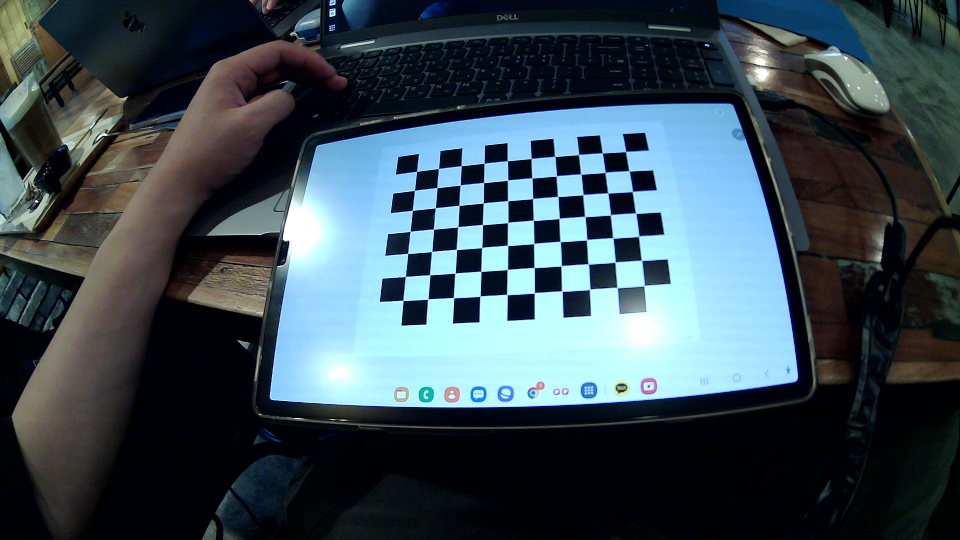
#> input picture opencv/track_detection/callibration/images/image1.png, 1920 x 1080 px, given in place of the camera (shown at 1/2 size)
$ python yuv_hsv_test.py
#> lines starting #> are read from the running program, lines starting #| are printed output that depends on the picture; after the words box and inside, x2 and y2 are one past the last pixel; in counts of white or black regions, pixels touching at a corner belong together
#> in main, image is the input picture: shape (1080, 1920, 3); mean B, G, R 83.4, 74.8, 58.7
import cv2
import numpy as np
import pyrealsense2 as rs

import matplotlib.pyplot as plt

cam_num = 5

def hsv_detection(img, lower=(110,50,50), upper=(130,255,255)) :
    gaussian = cv2.GaussianBlur(img, (0, 0), 1)
    hsv_img = cv2.cvtColor(gaussian, cv2.COLOR_BGR2HSV)

    hsv_lower = np.array(lower)
    hsv_upper = np.array(upper)

    hsv_mask = cv2.inRange(hsv_img, hsv_lower, hsv_upper)

    filterd = cv2.bitwise_and(hsv_img, hsv_img, mask=hsv_mask)
    filterd_img = cv2.cvtColor(filterd, cv2.COLOR_HSV2BGR)

    return filterd_img

def yuv_detection(img) :
    gaussian = cv2.GaussianBlur(img, (0, 0), 1)
    yuv_img = cv2.cvtColor(gaussian, cv2.COLOR_BGR2YUV)
#> yuv_img: shape (1080, 1920, 3); mean of channels 0, 1, 2 70.9, 134.1, 117.2
    Y_img, U_img, V_img = cv2.split(yuv_img)
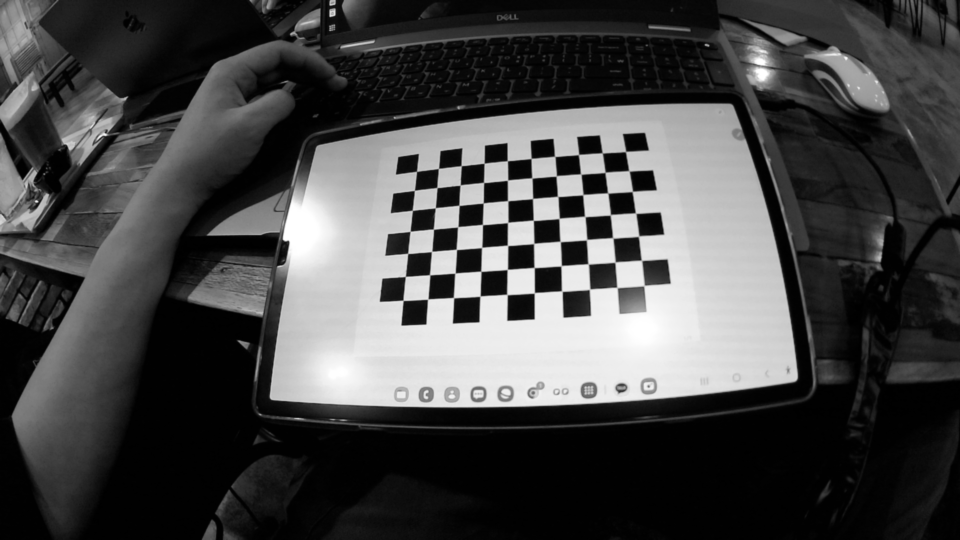
#> Y_img: shape (1080, 1920) (shown at 1/2 size); min 0, max 255, mean 70.9
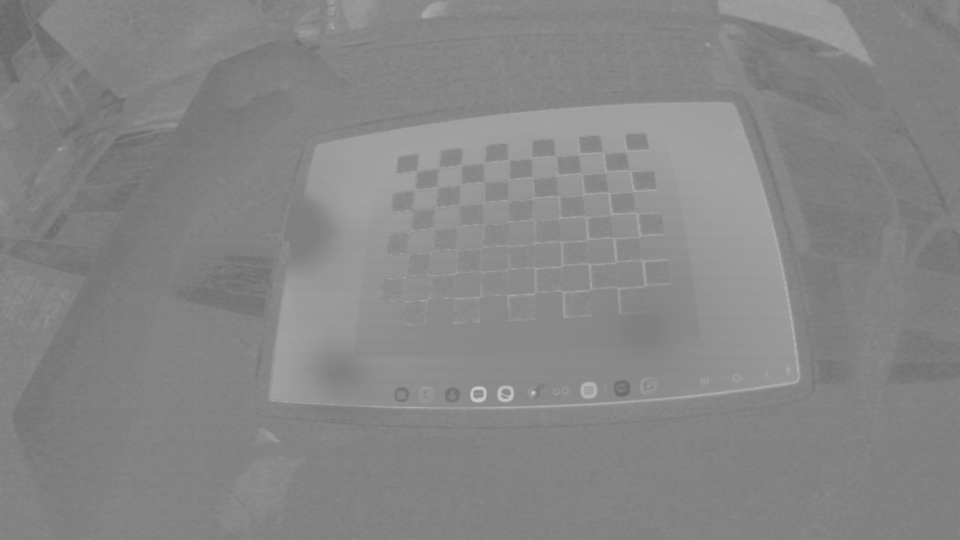
#> U_img: shape (1080, 1920) (shown at 1/2 size); min 100, max 201, mean 134.1
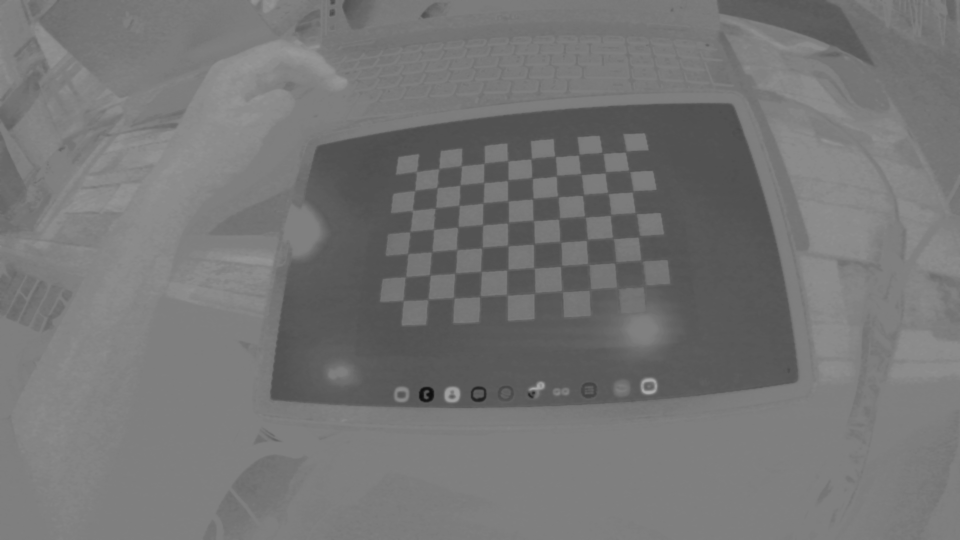
#> V_img: shape (1080, 1920) (shown at 1/2 size); min 14, max 176, mean 117.2

    rescale = np.clip(U_img - V_img, 0, 255).astype(np.uint8)
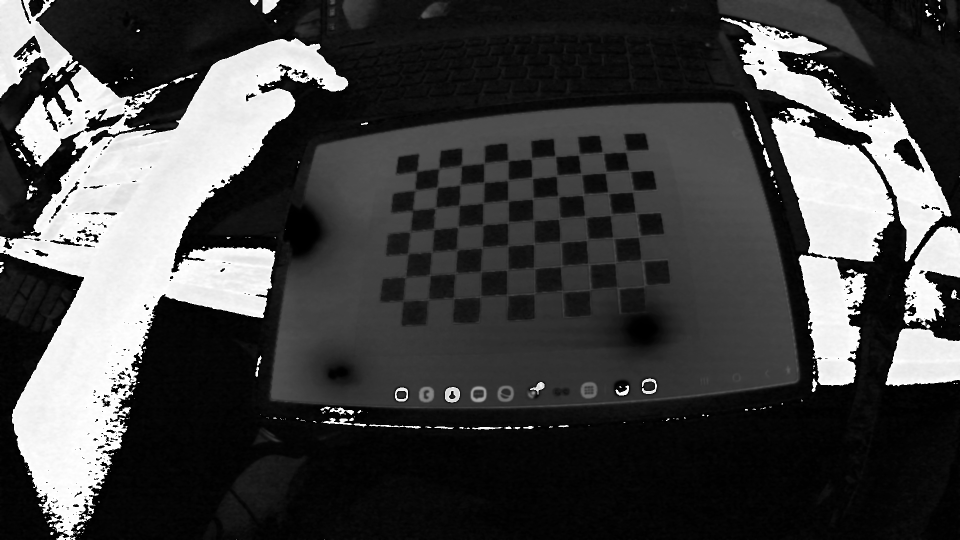
#> rescale: shape (1080, 1920) (shown at 1/2 size); min 0, max 255, mean 67.2
    ret,U_img_treated = cv2.threshold(U_img, 140, 255, cv2.THRESH_BINARY)
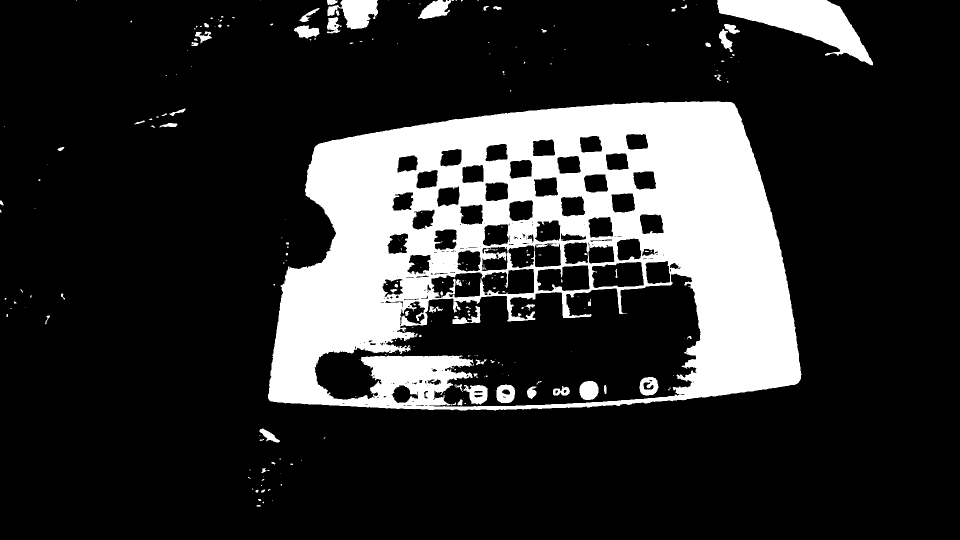
#> U_img_treated: shape (1080, 1920) (shown at 1/2 size); 18.8% white; 253 white regions (181 under 20 px), largest, box (x1, y1, x2, y2) and area: (536, 202, 1603, 821) 354498, (1434, 0, 1746, 131) 17106, (655, 0, 756, 59) 3612
    if ret :
        filterd = cv2.bitwise_and(img, img, mask=U_img_treated)
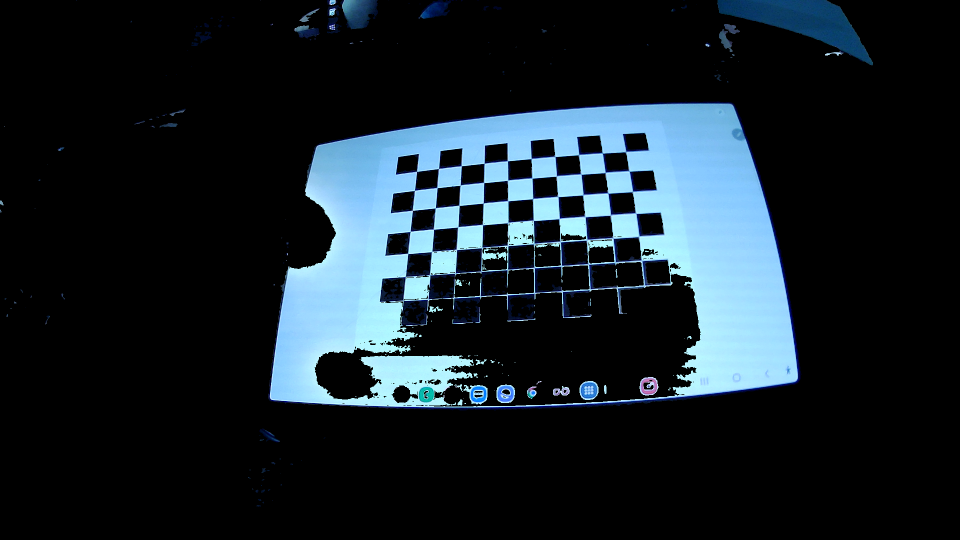
#> filterd: shape (1080, 1920, 3) (shown at 1/2 size); mean B, G, R 41.7, 34.8, 24.3
        # cv2.imshow("U_img", U_img)
        # cv2.imshow("V_img", V_img)
        cv2.imshow("rescale",rescale)
        cv2.imshow("UUUU", filterd)


def main() :

    cap = cv2.VideoCapture(cam_num)

    while True :
        ret, image = cap.read()

        if not ret :
            print("fail")

        else :

            yuv_detection(image)
            hsv = hsv_detection(image)
#> in hsv_detection, `hsv_img = cv2.cvtColor(gaussian, cv2.COLOR_BGR2HSV)`: hsv_img: shape (1080, 1920, 3); mean H, S, V 90.9, 149.3, 87.4
#> in hsv_detection, `hsv_mask = cv2.inRange(hsv_img, hsv_lower, hsv_upper)`: hsv_mask: shape (1080, 1920); 1.3% white; 607 white regions (465 under 20 px), largest, box (x1, y1, x2, y2) and area: (634, 204, 1601, 819) 7989, (843, 3, 896, 36) 851, (536, 645, 669, 812) 825
#> in hsv_detection, `filterd = cv2.bitwise_and(hsv_img, hsv_img, mask=hsv_mask)`: filterd: shape (1080, 1920, 3); mean H, S, V 1.5, 2.5, 1.2
#> in hsv_detection, `filterd_img = cv2.cvtColor(filterd, cv2.COLOR_HSV2BGR)`:
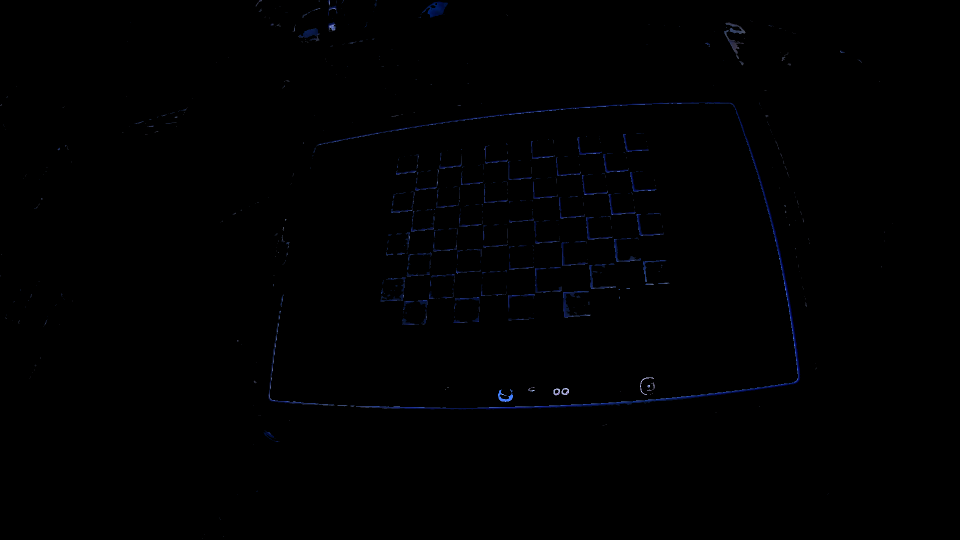
#> filterd_img: shape (1080, 1920, 3) (shown at 1/2 size); mean B, G, R 1.2, 0.5, 0.3

            cv2.imshow("hsv", hsv)


            # Y_img = np.clip(Y_img* 1.5, 0 ,255).astype(np.uint8)
            # up_scale = cv2.merge([Y_img,U_img,V_img])


            cv2.imshow("origin_img", image)
            # [4 lines of commented-out code are left out]


            key = cv2.waitKey(1)
#> (key q is pressed here)
            if key == ord('q') :
                break
    cap.release()
    cv2.destroyAllWindows()

if __name__ == "__main__" :
    main()

$ run again, on opencv/track_detection/callibration/images/image10.png
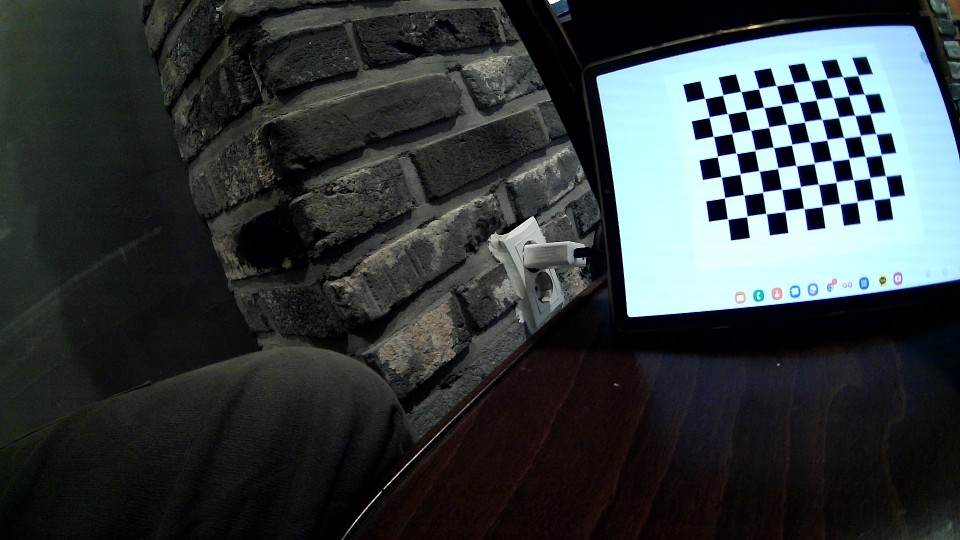
#> input picture opencv/track_detection/callibration/images/image10.png, 1920 x 1080 px, given in place of the camera (shown at 1/2 size)
#> in main, image is the input picture: shape (1080, 1920, 3); mean B, G, R 61.1, 60, 52.7
#> yuv_img: shape (1080, 1920, 3); mean of channels 0, 1, 2 58, 129.6, 123.3
#> in yuv_detection, `ret,U_img_treated = cv2.threshold(U_img, 140, 255, cv2.THRESH_BINARY)`:
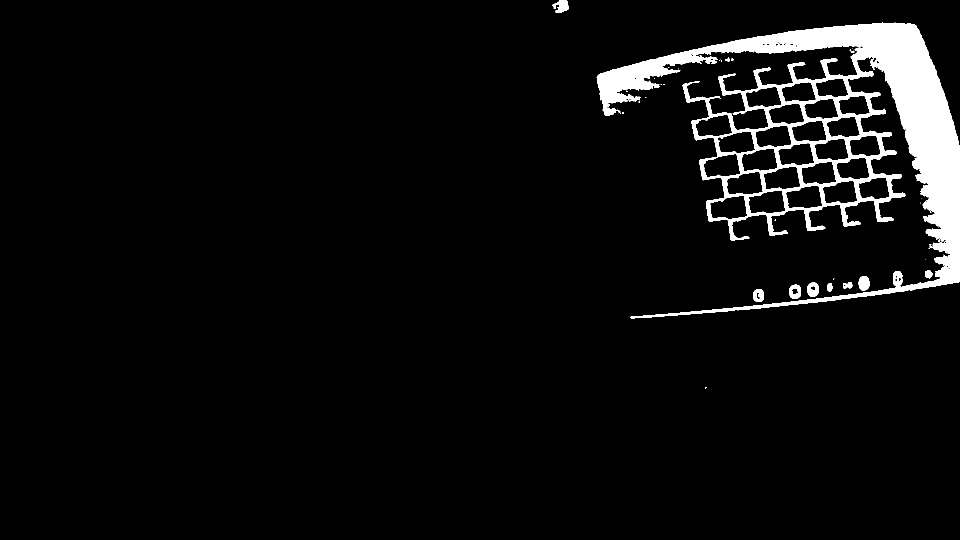
#> U_img_treated: shape (1080, 1920) (shown at 1/2 size); 5% white; 42 white regions (31 under 20 px), largest, box (x1, y1, x2, y2) and area: (1193, 45, 1920, 637) 100960, (1104, 0, 1138, 26) 553, (1717, 552, 1739, 581) 528
#> hsv_img: shape (1080, 1920, 3); mean H, S, V 76.7, 87, 64.6
#> hsv_mask: shape (1080, 1920); 1.2% white; 370 white regions (303 under 20 px), largest, box (x1, y1, x2, y2) and area: (1192, 47, 1920, 315) 3877, (1260, 560, 1920, 636) 2119, (1609, 415, 1649, 461) 485
#> in hsv_detection, `filterd_img = cv2.cvtColor(filterd, cv2.COLOR_HSV2BGR)`:
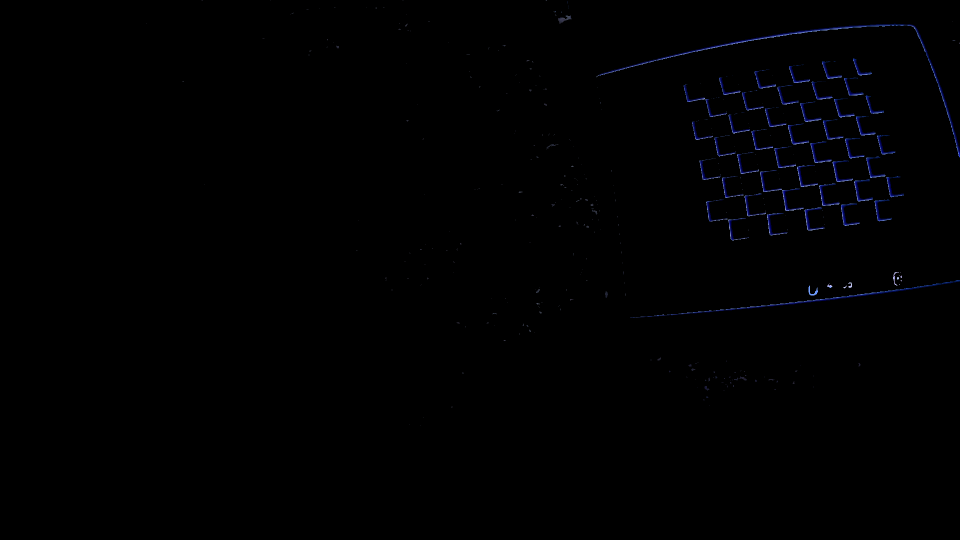
#> filterd_img: shape (1080, 1920, 3) (shown at 1/2 size); mean B, G, R 1.3, 0.5, 0.4

$ run again, on opencv/track_detection/callibration/images/image11.png
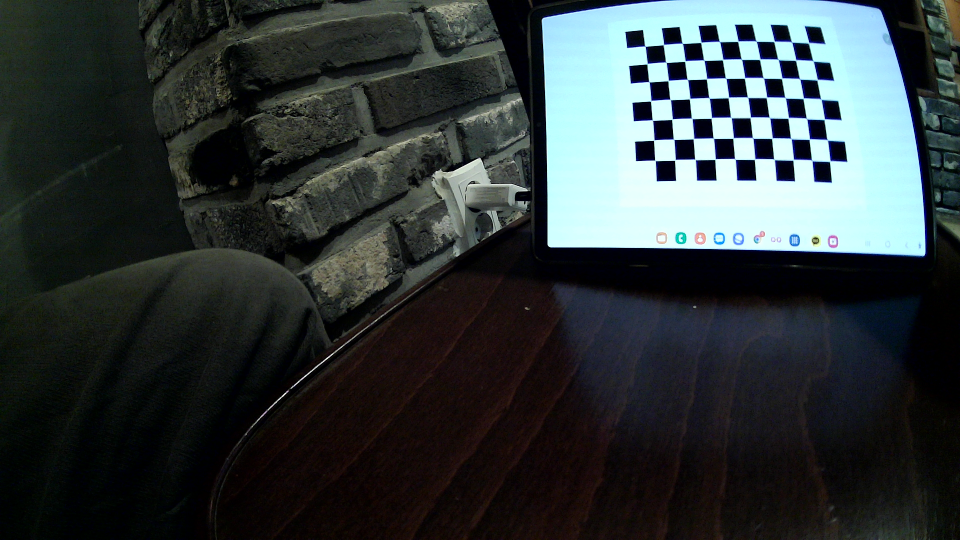
#> input picture opencv/track_detection/callibration/images/image11.png, 1920 x 1080 px, given in place of the camera (shown at 1/2 size)
#> in main, image is the input picture: shape (1080, 1920, 3); mean B, G, R 58.3, 57.7, 49.9
#> yuv_img: shape (1080, 1920, 3); mean of channels 0, 1, 2 55.4, 129.5, 123.1
#> in yuv_detection, `ret,U_img_treated = cv2.threshold(U_img, 140, 255, cv2.THRESH_BINARY)`:
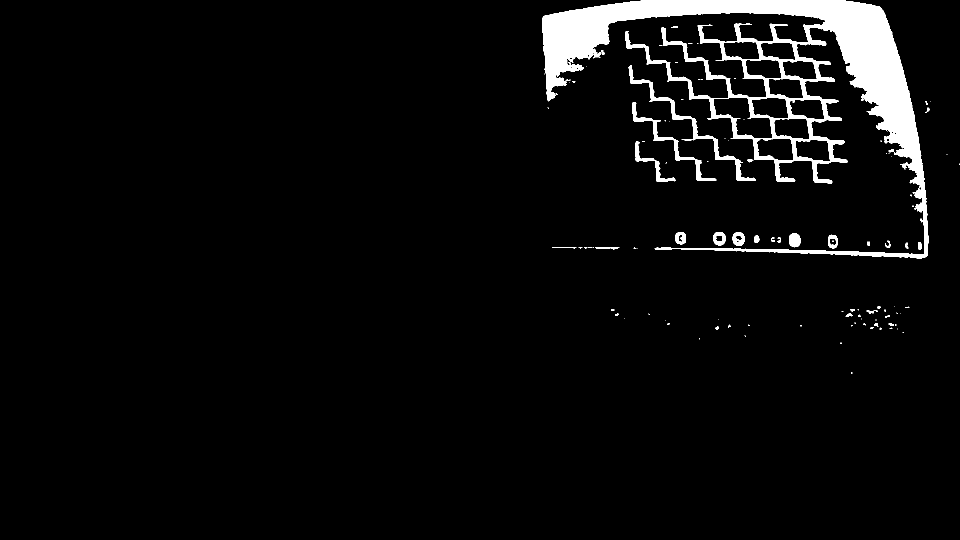
#> U_img_treated: shape (1080, 1920) (shown at 1/2 size); 4.5% white; 109 white regions (74 under 20 px), largest, box (x1, y1, x2, y2) and area: (1084, 0, 1858, 517) 82991, (1257, 131, 1512, 362) 3091, (1264, 205, 1433, 362) 2051
#> hsv_img: shape (1080, 1920, 3); mean H, S, V 75.1, 106.9, 62.9
#> hsv_mask: shape (1080, 1920); 2.7% white; 319 white regions (240 under 20 px), largest, box (x1, y1, x2, y2) and area: (1109, 572, 1634, 748) 33777, (1643, 0, 1856, 516) 2908, (1609, 645, 1676, 705) 1033
#> in hsv_detection, `filterd_img = cv2.cvtColor(filterd, cv2.COLOR_HSV2BGR)`:
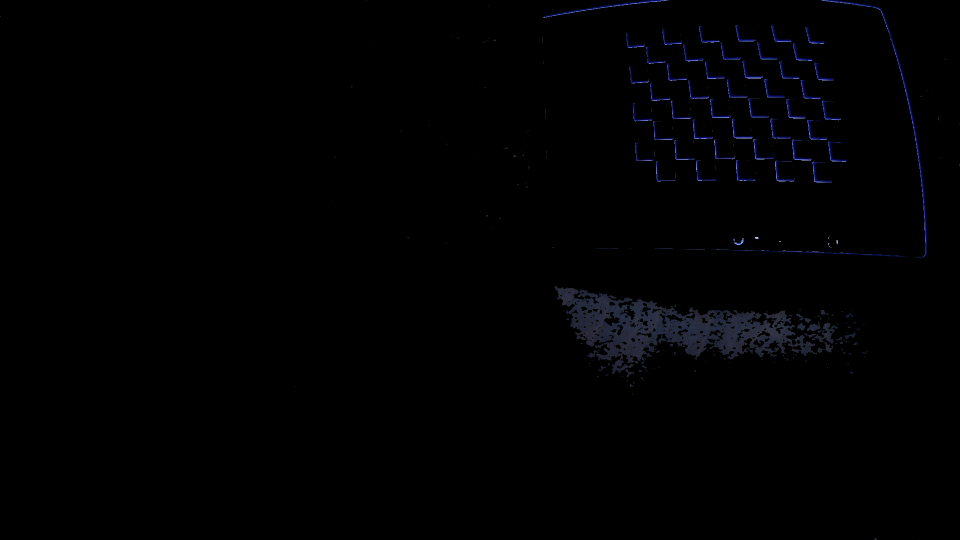
#> filterd_img: shape (1080, 1920, 3) (shown at 1/2 size); mean B, G, R 2.1, 1.1, 1

$ run again, on opencv/track_detection/callibration/images/image12.png
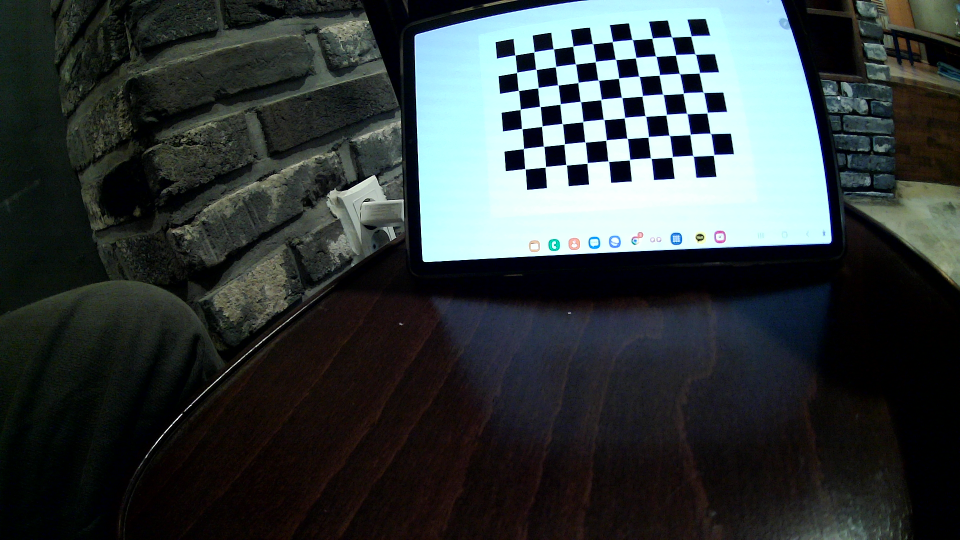
#> input picture opencv/track_detection/callibration/images/image12.png, 1920 x 1080 px, given in place of the camera (shown at 1/2 size)
#> in main, image is the input picture: shape (1080, 1920, 3); mean B, G, R 61.5, 61.3, 53.7
#> yuv_img: shape (1080, 1920, 3); mean of channels 0, 1, 2 59, 129.3, 123.3
#> U_img_treated: shape (1080, 1920); 3.6% white; 248 white regions (150 under 20 px), largest, box (x1, y1, x2, y2) and area: (826, 0, 1251, 270) 27287, (1265, 0, 1670, 501) 19406, (1108, 102, 1432, 356) 3552
#> hsv_img: shape (1080, 1920, 3); mean H, S, V 74.9, 111.4, 66.4
#> hsv_mask: shape (1080, 1920); 3.2% white; 473 white regions (366 under 20 px), largest, box (x1, y1, x2, y2) and area: (870, 600, 1493, 787) 45554, (1383, 0, 1668, 500) 2967, (828, 0, 1169, 75) 1413
#> in hsv_detection, `filterd_img = cv2.cvtColor(filterd, cv2.COLOR_HSV2BGR)`:
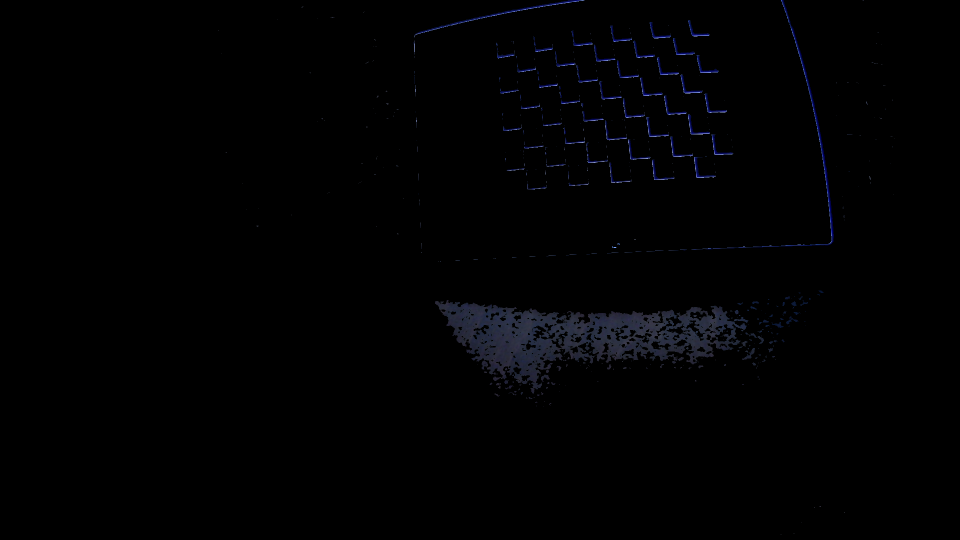
#> filterd_img: shape (1080, 1920, 3) (shown at 1/2 size); mean B, G, R 2.3, 1.4, 1.2
